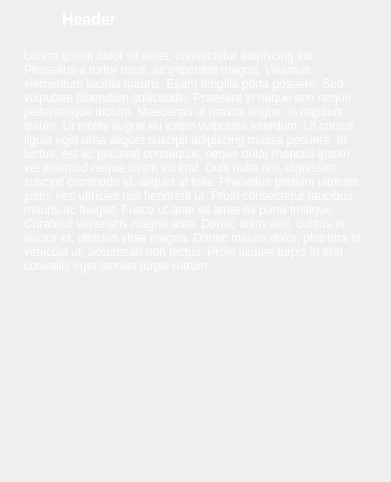
<?xml version="1.0" encoding="UTF-8"?>
<ui version="4.0">
 <class>CollectionItem</class>
 <widget class="QWidget" name="CollectionItem">
  <property name="geometry">
   <rect>
    <x>0</x>
    <y>0</y>
    <width>391</width>
    <height>482</height>
   </rect>
  </property>
  <property name="windowTitle">
   <string>Form</string>
  </property>
  <layout class="QGridLayout" name="gridLayout_3">
   <property name="leftMargin">
    <number>15</number>
   </property>
   <property name="topMargin">
    <number>3</number>
   </property>
   <property name="rightMargin">
    <number>15</number>
   </property>
   <property name="bottomMargin">
    <number>15</number>
   </property>
   <property name="horizontalSpacing">
    <number>0</number>
   </property>
   <property name="verticalSpacing">
    <number>5</number>
   </property>
   <item row="0" column="0">
    <layout class="QHBoxLayout" name="horizontalLayout" stretch="0,2">
     <property name="spacing">
      <number>15</number>
     </property>
     <item>
      <widget class="QLabel" name="icon">
       <property name="minimumSize">
        <size>
         <width>32</width>
         <height>32</height>
        </size>
       </property>
       <property name="maximumSize">
        <size>
         <width>32</width>
         <height>32</height>
        </size>
       </property>
       <property name="text">
        <string/>
       </property>
       <property name="pixmap">
        <pixmap>pardus_logo.png</pixmap>
       </property>
       <property name="scaledContents">
        <bool>true</bool>
       </property>
       <property name="alignment">
        <set>Qt::AlignCenter</set>
       </property>
      </widget>
     </item>
     <item>
      <widget class="QLabel" name="header">
       <property name="minimumSize">
        <size>
         <width>0</width>
         <height>32</height>
        </size>
       </property>
       <property name="maximumSize">
        <size>
         <width>16777215</width>
         <height>32</height>
        </size>
       </property>
       <property name="font">
        <font>
         <pointsize>12</pointsize>
         <weight>75</weight>
         <bold>true</bold>
        </font>
       </property>
       <property name="styleSheet">
        <string notr="true">color:white</string>
       </property>
       <property name="text">
        <string notr="true">Header</string>
       </property>
      </widget>
     </item>
    </layout>
   </item>
   <item row="1" column="0">
    <widget class="QScrollArea" name="container">
     <property name="sizePolicy">
      <sizepolicy hsizetype="Expanding" vsizetype="Ignored">
       <horstretch>0</horstretch>
       <verstretch>0</verstretch>
      </sizepolicy>
     </property>
     <property name="styleSheet">
      <string notr="true">background-color: rgba(0,0,0,0)</string>
     </property>
     <property name="frameShape">
      <enum>QFrame::NoFrame</enum>
     </property>
     <property name="widgetResizable">
      <bool>true</bool>
     </property>
     <widget class="QWidget" name="widget">
      <property name="geometry">
       <rect>
        <x>0</x>
        <y>0</y>
        <width>346</width>
        <height>275</height>
       </rect>
      </property>
      <layout class="QGridLayout" name="gridLayout">
       <item row="0" column="0">
        <widget class="QLabel" name="description">
         <property name="styleSheet">
          <string notr="true">color:white</string>
         </property>
         <property name="text">
          <string notr="true">Lorem ipsum dolor sit amet, consectetur adipiscing elit. Phasellus a tortor risus, ac imperdiet magna. Vivamus elementum lacinia mauris. Etiam fringilla porta posuere. Sed vulputate bibendum sollicitudin. Praesent in neque non neque pellentesque dictum. Maecenas ut massa augue, in dapibus ipsum. Ut mollis augue eu lorem vulputate interdum. Ut cursus ligula eget urna aliquet suscipit adipiscing massa posuere. In luctus, est ac placerat consequat, neque dolor rhoncus ipsum, vel euismod neque lorem eu erat. Duis nulla nisi, dignissim suscipit commodo id, aliquet at felis. Phasellus pretium ultricies justo, nec ultricies nisl hendrerit ut. Proin consectetur faucibus mauris ac feugiat. Fusce ut ante sit amet mi porta tristique. Curabitur venenatis magna ante. Donec diam velit, cursus in auctor et, ultricies vitae magna. Donec mauris dolor, pharetra id vehicula ut, accumsan non lectus. Proin aliquet turpis in erat convallis eget laoreet turpis rutrum.</string>
         </property>
         <property name="alignment">
          <set>Qt::AlignLeading|Qt::AlignLeft|Qt::AlignTop</set>
         </property>
         <property name="wordWrap">
          <bool>true</bool>
         </property>
        </widget>
       </item>
      </layout>
     </widget>
    </widget>
   </item>
  </layout>
 </widget>
 <resources/>
 <connections/>
</ui>
